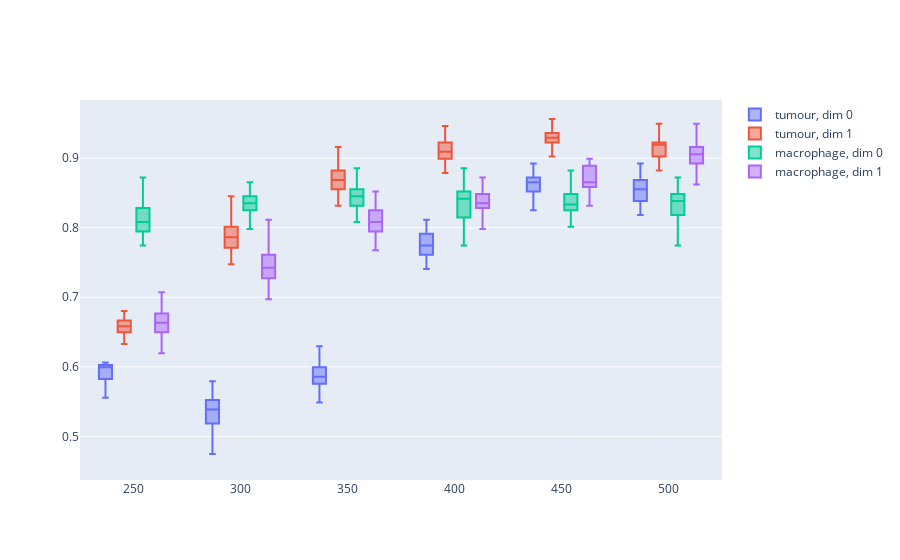

Write notebook code for a chart like this one.
### Code cell
vr_plots = [
go.Box(
        y = y_tumor_VR0,
        x = x,
        name = "tumour, dim 0",
        marker_size = 0.15,
        offsetgroup='A'
),
go.Box(
        y = y_tumor_VR1,
        x = x,
        name = "tumour, dim 1",
        marker_size = 0.15,
        offsetgroup='B'
),
go.Box(
        y = y_macrophage_VR0,
        x = x,
        name = "macrophage, dim 0",
        marker_size = 0.15,
        offsetgroup='C'
),
go.Box(
        y = y_macrophage_VR1,
        x = x,
        name = "macrophage, dim 1",
        marker_size = 0.15,
        offsetgroup='D'
)
]

vr_figure = go.Figure(data = vr_plots)
vr_figure.update_layout(boxmode='group')

### Figure 1 — Plotly figure (JSON) as saved in the notebook; plotly's stock layout.template omitted (floating-point values rounded to 4 significant figures; data arrays with more than 128 entries replaced by an {"elided": "..."} marker saying what was removed)
{"data": [{"marker": {"size": 0.15}, "name": "tumour, dim 0", "offsetgroup": "A", "type": "box", "x": {"elided": "300 int values"}, "y": {"elided": "300 float values"}}, {"marker": {"size": 0.15}, "name": "tumour, dim 1", "offsetgroup": "B", "type": "box", "x": {"elided": "300 int values"}, "y": {"elided": "300 float values"}}, {"marker": {"size": 0.15}, "name": "macrophage, dim 0", "offsetgroup": "C", "type": "box", "x": {"elided": "300 int values"}, "y": {"elided": "300 float values"}}, {"marker": {"size": 0.15}, "name": "macrophage, dim 1", "offsetgroup": "D", "type": "box", "x": {"elided": "300 int values"}, "y": {"elided": "300 float values"}}], "layout": {"boxmode": "group"}}
